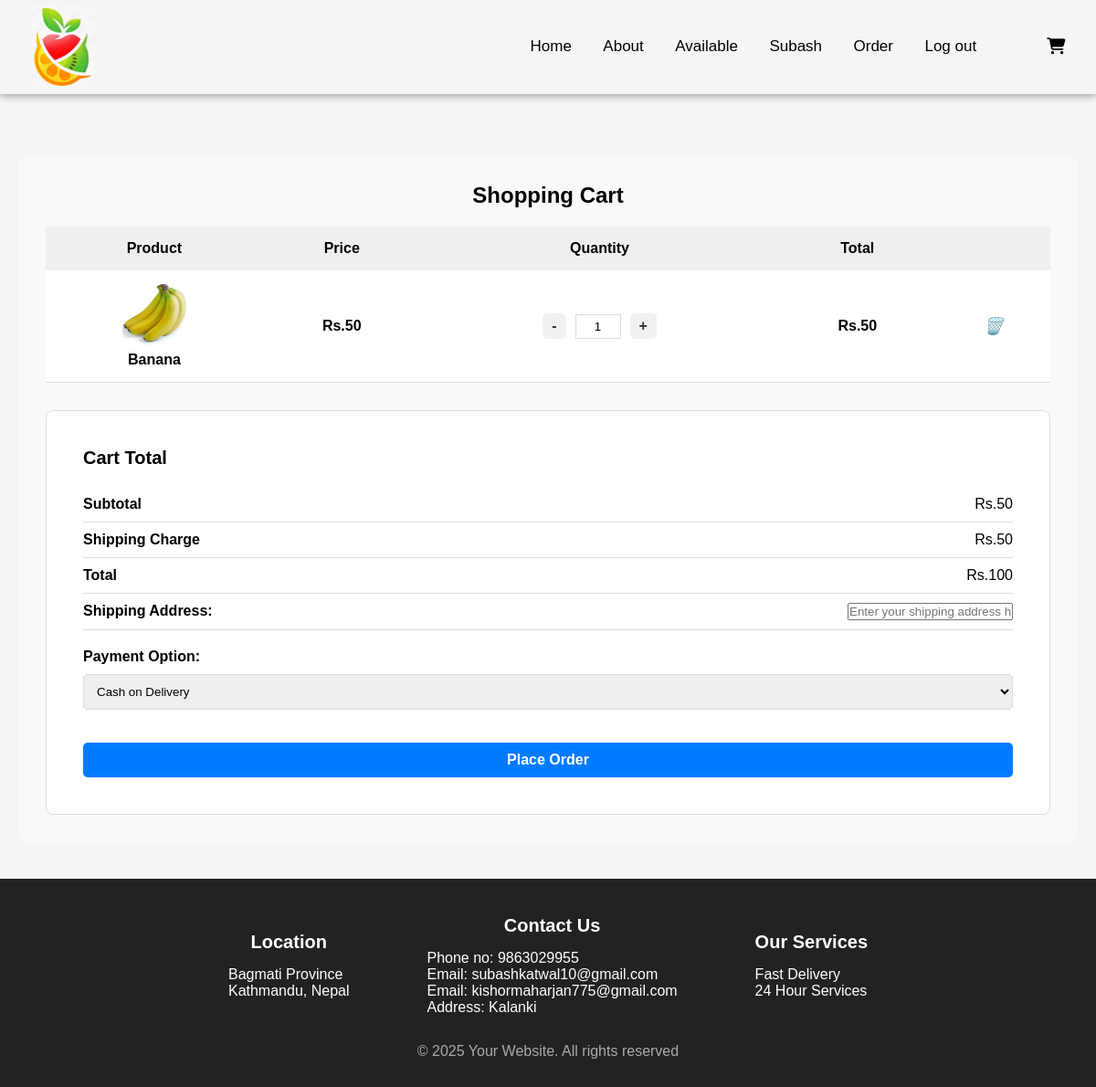
Before: /cart/ (signed in) with the older database file.
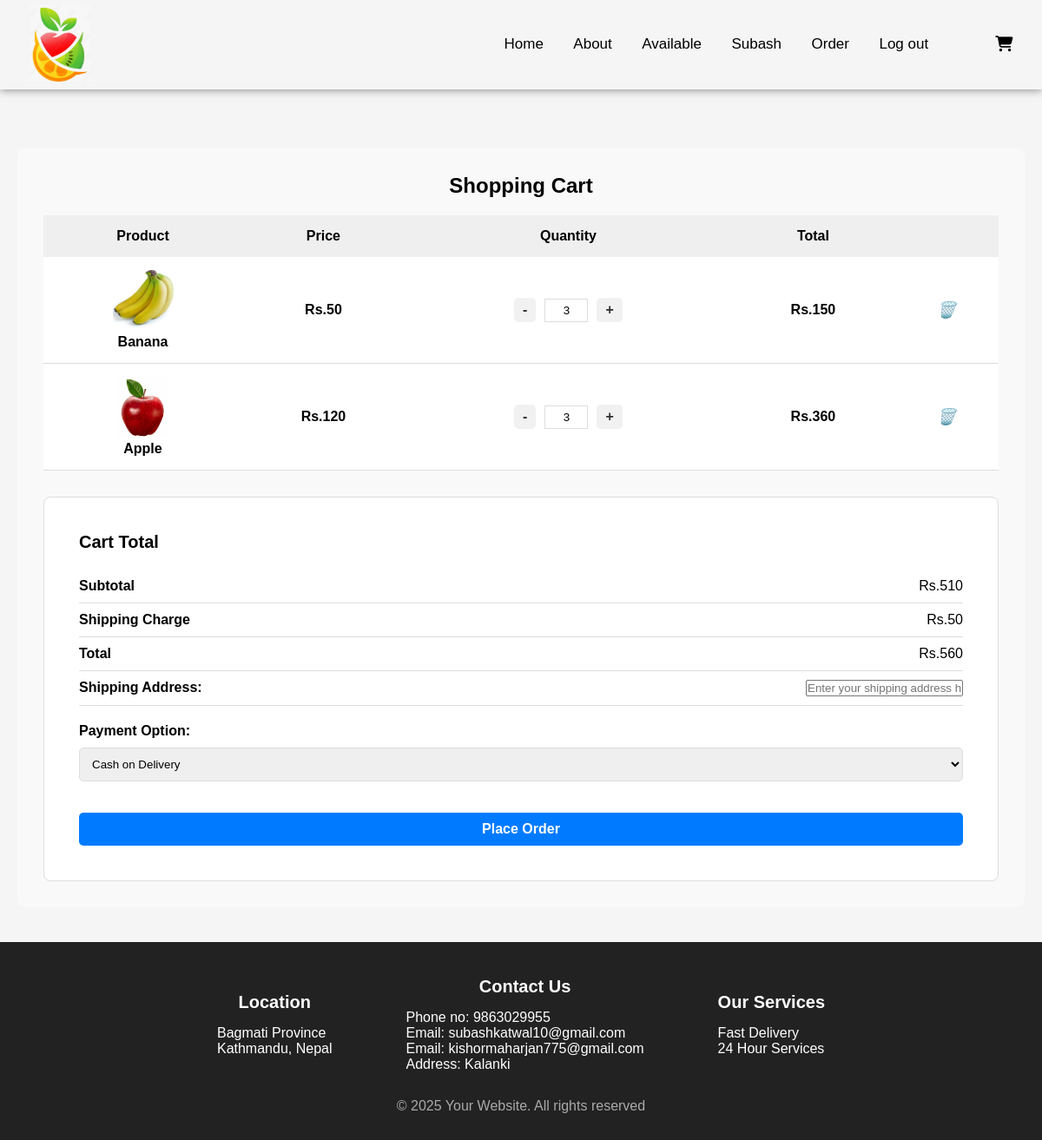
After: the same page with the newer database file.
### project/models.py (models this page shows, shortened)
class CartItem(models.Model):
    cart = models.ForeignKey(Cart, related_name='items', on_delete=models.CASCADE)
    product = models.ForeignKey(Fruits, on_delete=models.CASCADE)
    quantity = models.PositiveIntegerField(default=1)
    @property
    def total_price(self):
        return self.product.price * self.quantity

class Fruits(models.Model):
    name = models.CharField(max_length=50)
    price = models.IntegerField(default=0)
    description = models.CharField(max_length=400, default='')
    image = models.ImageField(upload_to='media/fruit/')
    stock = models.PositiveIntegerField(null=True, blank=True)

### project/views.py (the view)
# urls.py: path('cart/', views.cart, name="cart"),
def cart(request):
    if request.user.is_authenticated:
        cart = Cart.objects.filter(is_paid=False, user=request.user).first()
        if cart:
            cart_items = CartItem.objects.filter(cart=cart)
        else:
            cart_items = []
        total_amount = sum(item.total_price for item in cart_items)
        shipping = 50
        amount = total_amount + shipping
        context = {
            'cart_items': cart_items,
            'amount': total_amount,
            'shipping': shipping,
            'total_amount': amount,
        }
        return render(request, 'cart.html', context)
    else:
        return render(request, 'cart.html')

### project/templates/cart.html (shortened to what the changed rows need)
{% extends 'main.html' %}
{% load static %}
{% block extra_css %}
<link rel="stylesheet" href="{% static 'css/carts.css' %}">
{% endblock %}
{% block content %}
<div class="container" style="margin-top: 150px;">
    {% if cart_items %}
    <section class="cart-section">
        <h2 class="cart-heading">Shopping Cart</h2>
        <div class="cart-row">
            <div class="cart-items">
                <div class="table-responsive">
                    <table class="cart-table">
                        <thead class="cart-header">
                            <tr>
                                <th class="cart-product-header">Product</th>
                                <th class="cart-price-header">Price</th>
                                <th class="cart-quantity-header">Quantity</th>
                                <th class="cart-total-header">Total</th>
                                <th class="cart-action-header"></th>
                            </tr>
                        </thead>
                        <tbody>
                            {% for cart_item in cart_items %}
                            <tr class="cart-item">
                                <td class="cart-product">
                                    <div class="product-media">
                                        {% if cart_item.product.image %}
                                        <a href="#">
                                            <img src="{{ cart_item.product.image.url }}"
                                                alt="{{ cart_item.product.name }}" width="70" />
                                        </a>
                                        {% endif %}
                                        <div class="product-info">
                                            <strong>{{ cart_item.product.name }}</strong>
                                        </div>
                                    </div>
                                </td>
                                <td class="cart-price">
                                    <h4>Rs.{{ cart_item.product.price }}</h4>
                                </td>
                                <td class="cart-quantity">
                                    <div class="quantity-controls">
                                        <a href="{% url 'minus_quantity' cart_item.product.id %}"
                                            class="decrease-btn">-</a>
                                        <input type="text" value="{{ cart_item.quantity }}" class="quantity-input"
                                            readonly />
                                        <a href="{% url 'add_quantity' cart_item.product.id %}"
                                            class="increase-btn">+</a>
                                    </div>
                                </td>
                                <td class="cart-total">
                                    <h4>Rs.{{ cart_item.total_price }}</h4>
                                </td>
                                <td class="cart-action">
                                    <a href="{% url 'remove_from_cart' cart_item.product.id %}" class="remove-btn">
                                        <i class="remove-icon">🗑️</i>
                                    </a>
                                </td>
                            </tr>
                            {% endfor %}
                        </tbody>
                    </table>
                </div>
            </div>
            <div class="order-total">
                <div class="total-card">
                    <div class="total-card-body">
                        <h5 class="total-heading">Cart Total</h5>
                        <ul class="total-list">
                            <li class="total-item">
                                <strong>Subtotal</strong><span class="total-price">Rs.{{ amount }}</span>
                            </li>
                            <li class="total-item">
                                <strong>Shipping Charge</strong><span class="total-price">Rs.{{ shipping }}</span>
                            </li>
                            <li class="total-item">
                                <strong>Total</strong><span class="total-price">Rs.{{ total_amount }}</span>
                            </li>
                            <li class="payment-option">
                                <form method="POST" action="{% url 'place_order' %}">
                                    <div class="total-item">
                                        <label for="shipping_address"><strong>Shipping Address:</strong></label>
                                        <input name="shipping_address" id="shipping_address" placeholder="Enter your shipping address here" required></textarea>
                                    </div>
                                    <div class="payment-selection">
                                        <label for="payment">Payment Option:</label>
                                        <select id="payment" name="payment_method" required>
                                            <option value="Cash">Cash on Delivery</option>
                                        </select>
                                    </div>
                                    <BR></BR>
                                    <div class="submit-btn">
                                        <button type="submit" class="submit-btn-submit">
                                            Place Order
                                        </button>
                                    </div>
                                </form>
                            </li>
                        </ul>
                    </div>
                </div>
            </div>
        </div>
    </section>
    {% endif %}
</div>
{% endblock %}

Changed rows visible on the page:
changed CartItem "Banana": quantity "1" → "3"; total_price "50" → "150"
added CartItem: product.image (picture), product.name "Apple", product.price "120", quantity "3", total_price "360"
Other visible differences:
{{ amount }}: "50" → "510"
{{ total_amount }}: "100" → "560"
